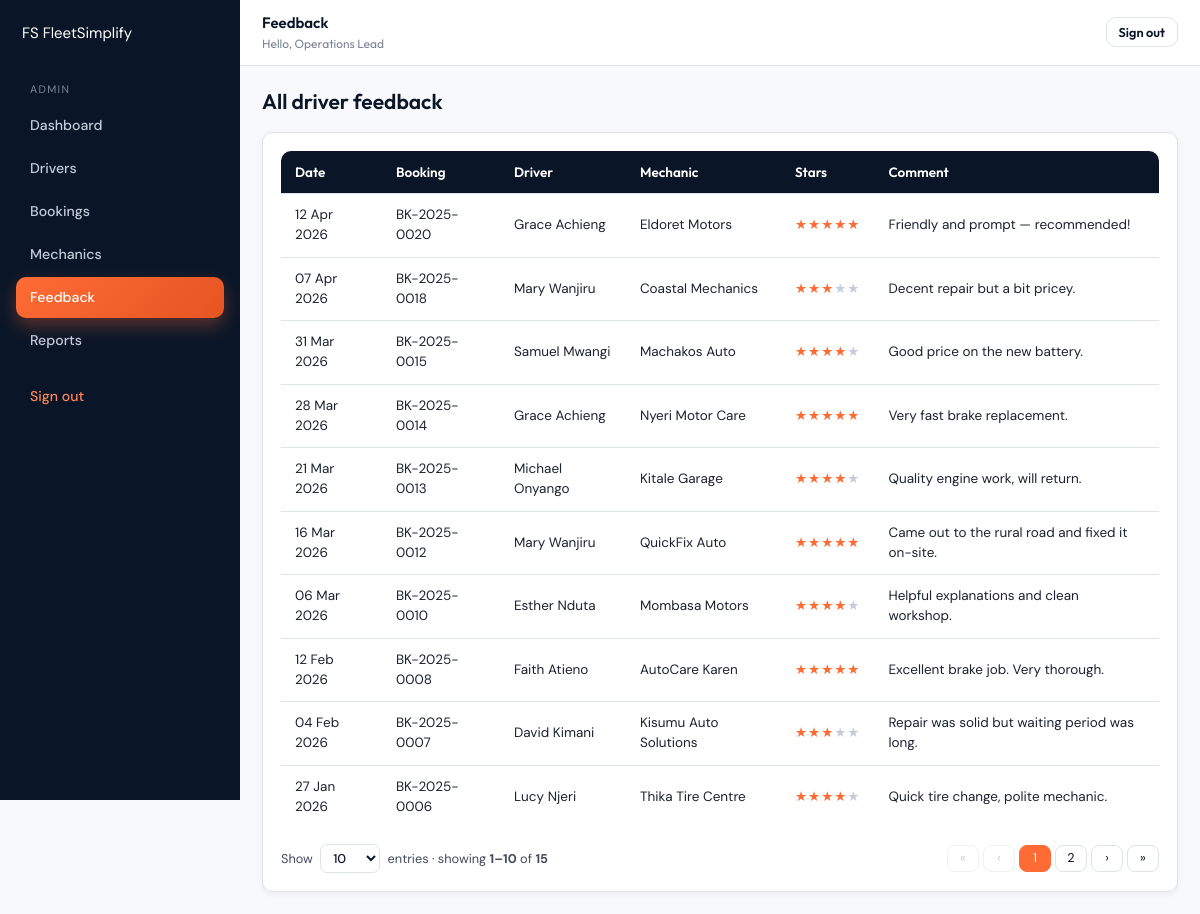
Screenshot of /admin/feedback.php (signed in) with the database file from the repository.
### tables this page shows
CREATE TABLE ratings (
  id          INT UNSIGNED NOT NULL AUTO_INCREMENT,
  booking_id  INT UNSIGNED NOT NULL,
  user_id     INT UNSIGNED NOT NULL,
  mechanic_id INT UNSIGNED NOT NULL,
  rating      TINYINT UNSIGNED NOT NULL,
  comment     TEXT NULL,
  created_at  TIMESTAMP NOT NULL DEFAULT CURRENT_TIMESTAMP,
  PRIMARY KEY (id),
  UNIQUE KEY uq_ratings_booking (booking_id),
  KEY idx_ratings_mechanic (mechanic_id),
  CONSTRAINT fk_ratings_booking  FOREIGN KEY (booking_id)  REFERENCES bookings(id)  ON DELETE CASCADE,
  CONSTRAINT fk_ratings_user     FOREIGN KEY (user_id)     REFERENCES users(id)     ON DELETE CASCADE,
  CONSTRAINT fk_ratings_mechanic FOREIGN KEY (mechanic_id) REFERENCES mechanics(id) ON DELETE CASCADE,
  CONSTRAINT chk_ratings_range CHECK (rating BETWEEN 1 AND 5)
);

CREATE TABLE bookings (
  id                  INT UNSIGNED NOT NULL AUTO_INCREMENT,
  booking_number      VARCHAR(20)  NOT NULL,
  user_id             INT UNSIGNED NOT NULL,
  mechanic_id         INT UNSIGNED NULL,
  vehicle_plate       VARCHAR(20)  NOT NULL,
  vehicle_type        VARCHAR(40)  NOT NULL,
  breakdown_cause     VARCHAR(60)  NOT NULL,
  breakdown_location  VARCHAR(60)  NOT NULL,
  severity            VARCHAR(20)  NOT NULL DEFAULT 'Minor',
  status              ENUM('new','in_progress','completed','rejected') NOT NULL DEFAULT 'new',
  repair_method       VARCHAR(60)  NULL,
  downtime_reason     VARCHAR(60)  NULL,
  spare_parts_used    VARCHAR(255) NULL,
  repair_time_minutes INT UNSIGNED NULL,
  amount              DECIMAL(10,2) NOT NULL DEFAULT 0,
  driver_lat          DECIMAL(10,7) NULL,
  driver_lng          DECIMAL(10,7) NULL,
  created_at          TIMESTAMP    NOT NULL DEFAULT CURRENT_TIMESTAMP,
  updated_at          TIMESTAMP    NOT NULL DEFAULT CURRENT_TIMESTAMP ON UPDATE CURRENT_TIMESTAMP,
  PRIMARY KEY (id),
  UNIQUE KEY uq_bookings_number (booking_number),
  KEY idx_bookings_user (user_id),
  KEY idx_bookings_mechanic (mechanic_id),
  KEY idx_bookings_status (status),
  KEY idx_bookings_created (created_at),
  CONSTRAINT fk_bookings_user FOREIGN KEY (user_id) REFERENCES users(id) ON DELETE CASCADE,
  CONSTRAINT fk_bookings_mechanic FOREIGN KEY (mechanic_id) REFERENCES mechanics(id) ON DELETE SET NULL
);

CREATE TABLE users (
  id          INT UNSIGNED NOT NULL AUTO_INCREMENT,
  name        VARCHAR(120) NOT NULL,
  email       VARCHAR(190) NOT NULL,
  password    VARCHAR(255) NOT NULL,
  mobile      VARCHAR(10)  NOT NULL,
  created_at  TIMESTAMP    NOT NULL DEFAULT CURRENT_TIMESTAMP,
  PRIMARY KEY (id),
  UNIQUE KEY uq_users_email (email)
);

CREATE TABLE mechanics (
  id                  INT UNSIGNED NOT NULL AUTO_INCREMENT,
  name                VARCHAR(120) NOT NULL,
  email               VARCHAR(190) NOT NULL,
  password            VARCHAR(255) NOT NULL,
  mobile              VARCHAR(10)  NOT NULL,
  town                VARCHAR(80)  NOT NULL,
  address             VARCHAR(255) NOT NULL,
  licence_no          VARCHAR(60)  NOT NULL,
  business_name       VARCHAR(150) NOT NULL,
  service_description VARCHAR(255) NOT NULL DEFAULT '',
  availability        VARCHAR(120) NOT NULL DEFAULT '24/7',
  status              ENUM('pending','approved') NOT NULL DEFAULT 'pending',
  created_at          TIMESTAMP    NOT NULL DEFAULT CURRENT_TIMESTAMP,
  PRIMARY KEY (id),
  UNIQUE KEY uq_mechanics_email (email),
  KEY idx_mechanics_status (status),
  KEY idx_mechanics_town (town)
);

### config/init.php (called while the page is built, shortened)
<?php
function e(?string $s): string {
    return htmlspecialchars((string)$s, ENT_QUOTES | ENT_SUBSTITUTE, 'UTF-8');
}

### admin/feedback.php (the view, shortened to what this page needs)
<?php
require_once __DIR__ . '/../config/init.php';
$pdo = db();
$total = (int)$pdo->query('SELECT COUNT(*) FROM ratings')->fetchColumn();
$pg = paginate($total);
$st = $pdo->prepare("
    SELECT r.rating, r.comment, r.created_at, b.booking_number, u.name AS driver, m.business_name AS mechanic
    FROM ratings r
    JOIN bookings b ON b.id = r.booking_id
    JOIN users u    ON u.id = r.user_id
    JOIN mechanics m ON m.id = r.mechanic_id
    ORDER BY r.created_at DESC
    LIMIT :lim OFFSET :off
");
$st->bindValue(':lim', $pg['per'],    PDO::PARAM_INT);
$st->bindValue(':off', $pg['offset'], PDO::PARAM_INT);
$st->execute();
$rows = $st->fetchAll();
include __DIR__ . '/../partials/header.php';
?>
<div class="app">
    <?php include __DIR__ . '/../partials/sidebar-admin.php'; ?>
    <main class="main">
        <?php include __DIR__ . '/../partials/topbar.php'; ?>
        <div class="content">
            <div class="page-h"><h2 style="margin:0">All driver feedback</h2></div>
            <div class="card">
                <?php if (!$rows): ?>
                    <p class="text-muted">No feedback yet.</p>
                <?php else: ?>
                <div class="table-wrap"><table class="table">
                    <thead><tr><th>Date</th><th>Booking</th><th>Driver</th><th>Mechanic</th><th>Stars</th><th>Comment</th></tr></thead>
                    <tbody>
                    <?php foreach ($rows as $r): ?>
                        <tr>
                            <td><?= e(date('d M Y', strtotime($r['created_at']))) ?></td>
                            <td><?= e($r['booking_number']) ?></td>
                            <td><?= e($r['driver']) ?></td>
                            <td><?= e($r['mechanic']) ?></td>
                            <td><span class="stars-ro"><?= str_repeat('★', (int)$r['rating']) . '<span class="off">' . str_repeat('★', 5 - (int)$r['rating']) . '</span>' ?></span></td>
                            <td><?= e($r['comment']) ?></td>
                        </tr>
                    <?php endforeach; ?>
                    </tbody>
                </table></div>
                <?php $base_qs = []; include __DIR__ . '/../partials/pager.php'; ?>
                <?php endif; ?>
            </div>
        </div>
    </main>
</div>
<?php include __DIR__ . '/../partials/footer.php'; ?>

### assets/css/main.css (style rules this page uses)
:root { --navy: #0A1628; --navy-2: #112441; --navy-3: #1B3055; --orange: #FF6B35; --orange-2: #FF8554; --orange-3: #E55522; --white: #ffffff; --grey-50: #F7F9FC; --grey-100: #EEF1F6; --grey-200: #DDE3EC; --grey-300: #C4CCDA; --grey-500: #7A8595; --grey-700: #424B5A; --grey-900: #1B2230; --success: #1F9D55; --success-bg: #DEF7EC; --warning: #F59E0B; --warning-bg: #FEF3C7; --danger: #DC2626; --danger-bg: #FEE2E2; --info: #2563EB; --info-bg: #DBEAFE; --shadow-sm: 0 2px 6px rgba(10,22,40,.06); --shadow: 0 6px 24px rgba(10,22,40,.08); --radius: 10px; }
* { box-sizing: border-box; }
html, body { margin: 0; padding: 0; background: var(--grey-50); color: var(--grey-900); font-family: 'DM Sans', system-ui, sans-serif; font-size: 15px; line-height: 1.5; min-height: 100vh; }
h1, h2, h3, h4, h5 { font-family: 'Outfit', system-ui, sans-serif; color: var(--navy); margin: 0 0 .5em; line-height: 1.25; font-weight: 600; }
h2 { font-size: 1.4rem; }
.card { background: var(--white); border: 1px solid var(--grey-200); border-radius: var(--radius); box-shadow: var(--shadow-sm); padding: 18px; }
.table-wrap { overflow-x: auto; }
.table { width: 100%; border-collapse: collapse; background: var(--white); border-radius: var(--radius); overflow: hidden; }
.table th, .table td { padding: 11px 14px; text-align: left; border-bottom: 1px solid var(--grey-200); font-size: .9rem; }
.table thead { background: var(--navy); color: var(--white); }
.table thead th { font-family: 'Outfit', sans-serif; font-weight: 600; }
.table tbody tr:last-child td { border-bottom: 0; }

### assets/css/dashboard.css (style rules this page uses)
.app { display: grid; grid-template-columns: 240px 1fr; min-height: 100vh; }
.main { display: flex; flex-direction: column; min-width: 0; }
.content { padding: 22px; }
.page-h { display: flex; justify-content: space-between; align-items: center; gap: 12px; margin-bottom: 18px; flex-wrap: wrap; }
.stars-ro { color: var(--orange); letter-spacing: 1px; }
.stars-ro .off { color: var(--grey-300); }

### rows the page displays
ratings: created_at "12 Apr 2026", booking.booking_number "BK-2025-0020", user.name "Grace Achieng", mechanic.business_name "Eldoret Motors", rating "★★★★★", comment "Friendly and prompt — recommended!"
ratings: created_at "07 Apr 2026", booking.booking_number "BK-2025-0018", user.name "Mary Wanjiru", mechanic.business_name "Coastal Mechanics", rating "★★★", rating "★★", comment "Decent repair but a bit pricey."
ratings: created_at "31 Mar 2026", booking.booking_number "BK-2025-0015", user.name "Samuel Mwangi", mechanic.business_name "Machakos Auto", rating "★★★★", rating "★", comment "Good price on the new battery."
ratings: created_at "28 Mar 2026", booking.booking_number "BK-2025-0014", user.name "Grace Achieng", mechanic.business_name "Nyeri Motor Care", rating "★★★★★", comment "Very fast brake replacement."
ratings: created_at "21 Mar 2026", booking.booking_number "BK-2025-0013", user.name "Michael Onyango", mechanic.business_name "Kitale Garage", rating "★★★★", rating "★", comment "Quality engine work, will return."
ratings: created_at "16 Mar 2026", booking.booking_number "BK-2025-0012", user.name "Mary Wanjiru", mechanic.business_name "QuickFix Auto", rating "★★★★★", comment "Came out to the rural road and fixed it on-site."
ratings: created_at "06 Mar 2026", booking.booking_number "BK-2025-0010", user.name "Esther Nduta", mechanic.business_name "Mombasa Motors", rating "★★★★", rating "★", comment "Helpful explanations and clean workshop."
ratings: created_at "12 Feb 2026", booking.booking_number "BK-2025-0008", user.name "Faith Atieno", mechanic.business_name "AutoCare Karen", rating "★★★★★", comment "Excellent brake job. Very thorough."
ratings: created_at "04 Feb 2026", booking.booking_number "BK-2025-0007", user.name "David Kimani", mechanic.business_name "Kisumu Auto Solutions", rating "★★★", rating "★★", comment "Repair was solid but waiting period was long."
ratings: created_at "27 Jan 2026", booking.booking_number "BK-2025-0006", user.name "Lucy Njeri", mechanic.business_name "Thika Tire Centre", rating "★★★★", rating "★", comment "Quick tire change, polite mechanic."

### other values shown
$page_title ?: 'Dashboard' "Feedback"
$u['name'] "Operations Lead"
$range_from "1"
$range_to "10"
$pg['total'] "15"
form field value "10"
